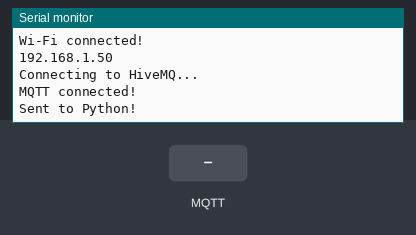
A sketch run on a simulated ESP32. On the bench: the last lines printed to the serial monitor. Inputs (shaded band) come from the test bench. WiFi joins after 1.5 s; servers stay silent unless stated; no MQTT or app messages arrive unless stated.

Above: at 5.2 s.
5.3 s: MQTT message "1" arrives on the first subscribed topic
At 6.5 s:
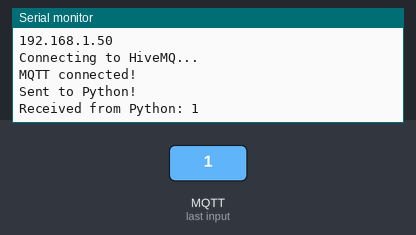
6.8 s: MQTT message "on" arrives on the first subscribed topic
At 7.7 s:
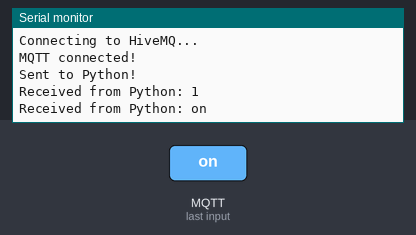
8.3 s: MQTT message "off" arrives on the first subscribed topic
At 8.8 s:
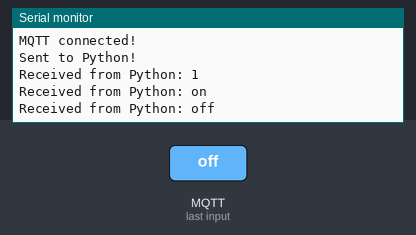

Measured:
- after the input at 5.3 s, the serial monitor: prints a new line at once (image 1)
- after the input at 6.8 s, the serial monitor: prints a new line at once (image 2)
- after the input at 8.3 s, the serial monitor: prints a new line at once (image 3)

The sketch:

brokerTest.ino
```cpp
#include <WiFi.h>
#include <PubSubClient.h>

// EDUROAM
const char* ssid = "eduroam";
const char* email = "";
const char* password = "";

// MQTT
const char* broker = "broker.hivemq.com";
const char* subscribeTopic = "uni-project-23827/arduino";
const char* publishTopic = "uni-project-23827/python";

WiFiClient wifiClient;
PubSubClient mqtt(wifiClient);

unsigned long lastSend = 0;

// Receive messages from Python
void callback(char* topic, byte* payload, unsigned int length) {
  Serial.print("Received from Python: ");

  for (unsigned int i = 0; i < length; i++) {
    Serial.print((char)payload[i]);
  }

  Serial.println();
}

// Connect to eduroam
void connectWiFi() {
  Serial.println("Connecting to eduroam...");

  WiFi.mode(WIFI_STA);

  WiFi.begin(
    ssid,
    WPA2_AUTH_PEAP,
    email,
    email,
    password
  );

  while (WiFi.status() != WL_CONNECTED) {
    Serial.print(".");
    delay(1000);
  }

  Serial.println("\nWi-Fi connected!");
  Serial.println(WiFi.localIP());
}

// Connect to HiveMQ
void connectMQTT() {
  while (!mqtt.connected()) {
    Serial.println("Connecting to HiveMQ...");

    if (mqtt.connect("uni-esp32-23827")) {
      Serial.println("MQTT connected!");
      mqtt.subscribe(subscribeTopic);
    } else {
      Serial.print("MQTT failed. State: ");
      Serial.println(mqtt.state());
      delay(2000);
    }
  }
}

void setup() {
  Serial.begin(115200);
  delay(2000);

  mqtt.setServer(broker, 1883);
  mqtt.setCallback(callback);

  connectWiFi();
  connectMQTT();
}

void loop() {
  if (WiFi.status() != WL_CONNECTED) {
    connectWiFi();
  }

  if (!mqtt.connected()) {
    connectMQTT();
  }

  mqtt.loop();

  // Send test message every 5 seconds
  if (millis() - lastSend >= 5000) {
    lastSend = millis();

    if (mqtt.publish(publishTopic, "Hello from Arduino!")) {
      Serial.println("Sent to Python!");
    } else {
      Serial.println("Publish failed!");
    }
  }
}
```
